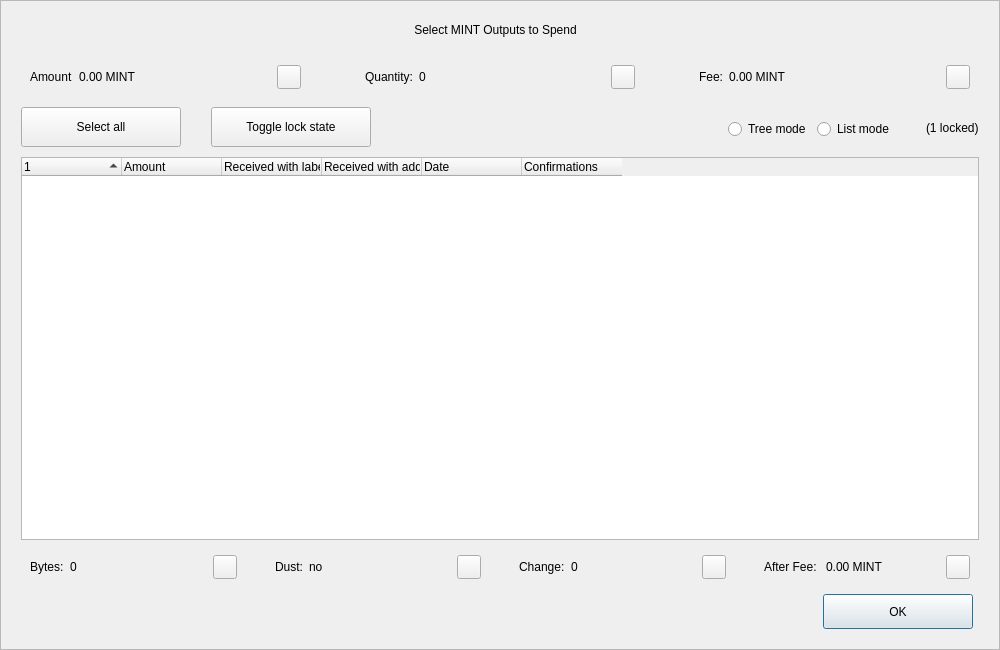
<?xml version="1.0" encoding="UTF-8"?>
<ui version="4.0">
 <class>CoinControlDialog</class>
 <widget class="QDialog" name="CoinControlDialog">
  <property name="geometry">
   <rect>
    <x>0</x>
    <y>0</y>
    <width>1000</width>
    <height>650</height>
   </rect>
  </property>
  <property name="minimumSize">
   <size>
    <width>950</width>
    <height>650</height>
   </size>
  </property>
  <property name="windowTitle">
   <string>Coin Selection</string>
  </property>
  <property name="styleSheet">
   <string notr="true"/>
  </property>
  <layout class="QVBoxLayout" name="verticalLayout">
   <property name="spacing">
    <number>0</number>
   </property>
   <property name="leftMargin">
    <number>0</number>
   </property>
   <property name="topMargin">
    <number>0</number>
   </property>
   <property name="rightMargin">
    <number>0</number>
   </property>
   <property name="bottomMargin">
    <number>0</number>
   </property>
   <item>
    <widget class="QFrame" name="frameContainer">
     <property name="toolTipDuration">
      <number>0</number>
     </property>
     <property name="frameShape">
      <enum>QFrame::StyledPanel</enum>
     </property>
     <property name="frameShadow">
      <enum>QFrame::Raised</enum>
     </property>
     <layout class="QVBoxLayout" name="verticalLayout_2">
      <property name="leftMargin">
       <number>0</number>
      </property>
      <property name="rightMargin">
       <number>0</number>
      </property>
      <property name="bottomMargin">
       <number>20</number>
      </property>
      <item>
       <layout class="QHBoxLayout" name="horizontalLayout_12">
        <property name="spacing">
         <number>0</number>
        </property>
        <property name="leftMargin">
         <number>20</number>
        </property>
        <property name="rightMargin">
         <number>30</number>
        </property>
        <item>
         <spacer name="horizontalSpacer_4">
          <property name="orientation">
           <enum>Qt::Horizontal</enum>
          </property>
          <property name="sizeHint" stdset="0">
           <size>
            <width>40</width>
            <height>20</height>
           </size>
          </property>
         </spacer>
        </item>
        <item>
         <widget class="QLabel" name="labelTitle">
          <property name="minimumSize">
           <size>
            <width>0</width>
            <height>40</height>
           </size>
          </property>
          <property name="maximumSize">
           <size>
            <width>16777215</width>
            <height>40</height>
           </size>
          </property>
          <property name="text">
           <string>Select MINT Outputs to Spend</string>
          </property>
          <property name="alignment">
           <set>Qt::AlignCenter</set>
          </property>
          <property name="margin">
           <number>7</number>
          </property>
         </widget>
        </item>
        <item>
         <spacer name="horizontalSpacer_5">
          <property name="orientation">
           <enum>Qt::Horizontal</enum>
          </property>
          <property name="sizeHint" stdset="0">
           <size>
            <width>40</width>
            <height>20</height>
           </size>
          </property>
         </spacer>
        </item>
       </layout>
      </item>
      <item>
       <layout class="QHBoxLayout" name="horizontalLayout_8">
        <property name="leftMargin">
         <number>20</number>
        </property>
        <property name="rightMargin">
         <number>20</number>
        </property>
        <item>
         <widget class="QWidget" name="layoutAmount" native="true">
          <layout class="QHBoxLayout" name="horizontalLayout_9" stretch="0,1,0">
           <item>
            <widget class="QLabel" name="labelCoinControlAmountText">
             <property name="text">
              <string>Amount</string>
             </property>
            </widget>
           </item>
           <item>
            <widget class="QLabel" name="labelCoinControlAmount">
             <property name="text">
              <string>0.00 MINT</string>
             </property>
            </widget>
           </item>
           <item alignment="Qt::AlignHCenter|Qt::AlignVCenter">
            <widget class="QPushButton" name="pushButtonAmount">
             <property name="minimumSize">
              <size>
               <width>0</width>
               <height>24</height>
              </size>
             </property>
             <property name="maximumSize">
              <size>
               <width>24</width>
               <height>26</height>
              </size>
             </property>
             <property name="focusPolicy">
              <enum>Qt::NoFocus</enum>
             </property>
             <property name="styleSheet">
              <string notr="true">padding-bottom:2px;
padding-right:4px;</string>
             </property>
             <property name="text">
              <string/>
             </property>
            </widget>
           </item>
          </layout>
         </widget>
        </item>
        <item>
         <spacer name="horizontalSpacer_2">
          <property name="orientation">
           <enum>Qt::Horizontal</enum>
          </property>
          <property name="sizeType">
           <enum>QSizePolicy::Fixed</enum>
          </property>
          <property name="sizeHint" stdset="0">
           <size>
            <width>40</width>
            <height>20</height>
           </size>
          </property>
         </spacer>
        </item>
        <item>
         <widget class="QWidget" name="layoutQuantity" native="true">
          <layout class="QHBoxLayout" name="horizontalLayout_10" stretch="0,1,0">
           <item>
            <widget class="QLabel" name="labelCoinControlQuantityText">
             <property name="text">
              <string>Quantity:</string>
             </property>
            </widget>
           </item>
           <item>
            <widget class="QLabel" name="labelCoinControlQuantity">
             <property name="text">
              <string>0</string>
             </property>
            </widget>
           </item>
           <item alignment="Qt::AlignHCenter|Qt::AlignVCenter">
            <widget class="QPushButton" name="pushButtonQuantity">
             <property name="minimumSize">
              <size>
               <width>0</width>
               <height>24</height>
              </size>
             </property>
             <property name="maximumSize">
              <size>
               <width>24</width>
               <height>26</height>
              </size>
             </property>
             <property name="focusPolicy">
              <enum>Qt::NoFocus</enum>
             </property>
             <property name="styleSheet">
              <string notr="true">padding-bottom:2px;
               padding-right:4px;</string>
             </property>
             <property name="text">
              <string/>
             </property>
            </widget>
           </item>
          </layout>
         </widget>
        </item>
        <item>
         <spacer name="horizontalSpacer_22">
          <property name="orientation">
           <enum>Qt::Horizontal</enum>
          </property>
          <property name="sizeType">
           <enum>QSizePolicy::Fixed</enum>
          </property>
          <property name="sizeHint" stdset="0">
           <size>
            <width>40</width>
            <height>20</height>
           </size>
          </property>
         </spacer>
        </item>
        <item>
         <widget class="QWidget" name="layoutFee" native="true">
          <layout class="QHBoxLayout" name="horizontalLayout_11" stretch="0,1,0">
           <item>
            <widget class="QLabel" name="labelCoinControlFeeText">
             <property name="text">
              <string>Fee:</string>
             </property>
            </widget>
           </item>
           <item>
            <widget class="QLabel" name="labelCoinControlFee">
             <property name="text">
              <string>0.00 MINT</string>
             </property>
            </widget>
           </item>
           <item alignment="Qt::AlignHCenter|Qt::AlignVCenter">
            <widget class="QPushButton" name="pushButtonFee">
             <property name="minimumSize">
              <size>
               <width>0</width>
               <height>24</height>
              </size>
             </property>
             <property name="maximumSize">
              <size>
               <width>24</width>
               <height>26</height>
              </size>
             </property>
             <property name="focusPolicy">
              <enum>Qt::NoFocus</enum>
             </property>
             <property name="styleSheet">
              <string notr="true">padding-bottom:2px;
               padding-right:4px;</string>
             </property>
             <property name="text">
              <string/>
             </property>
            </widget>
           </item>
          </layout>
         </widget>
        </item>
       </layout>
      </item>
      <item>
       <widget class="QFrame" name="frame">
        <property name="minimumSize">
         <size>
          <width>0</width>
          <height>40</height>
         </size>
        </property>
        <property name="styleSheet">
         <string notr="true">#frame {
	border:0;
}</string>
        </property>
        <property name="frameShape">
         <enum>QFrame::StyledPanel</enum>
        </property>
        <property name="frameShadow">
         <enum>QFrame::Sunken</enum>
        </property>
        <layout class="QHBoxLayout" name="horizontalLayout">
         <property name="spacing">
          <number>0</number>
         </property>
         <property name="leftMargin">
          <number>20</number>
         </property>
         <property name="topMargin">
          <number>0</number>
         </property>
         <property name="rightMargin">
          <number>20</number>
         </property>
         <property name="bottomMargin">
          <number>0</number>
         </property>
         <item>
          <layout class="QHBoxLayout" name="horizontalLayoutPanel" stretch="0,0,0,0,0,0">
           <property name="spacing">
            <number>20</number>
           </property>
           <item>
            <widget class="QPushButton" name="pushButtonSelectAll">
             <property name="sizePolicy">
              <sizepolicy hsizetype="Maximum" vsizetype="Fixed">
               <horstretch>0</horstretch>
               <verstretch>0</verstretch>
              </sizepolicy>
             </property>
             <property name="minimumSize">
              <size>
               <width>160</width>
               <height>40</height>
              </size>
             </property>
             <property name="maximumSize">
              <size>
               <width>16777215</width>
               <height>40</height>
              </size>
             </property>
             <property name="text">
              <string>Select all</string>
             </property>
             <property name="checkable">
              <bool>true</bool>
             </property>
             <property name="checked">
              <bool>false</bool>
             </property>
             <property name="autoExclusive">
              <bool>false</bool>
             </property>
             <property name="autoDefault">
              <bool>false</bool>
             </property>
            </widget>
           </item>
           <item>
            <spacer name="horizontalSpacer_6">
             <property name="orientation">
              <enum>Qt::Horizontal</enum>
             </property>
             <property name="sizeType">
              <enum>QSizePolicy::Fixed</enum>
             </property>
             <property name="sizeHint" stdset="0">
              <size>
               <width>10</width>
               <height>20</height>
              </size>
             </property>
            </spacer>
           </item>
           <item>
            <widget class="QPushButton" name="pushButtonToggleLock">
             <property name="sizePolicy">
              <sizepolicy hsizetype="Maximum" vsizetype="Fixed">
               <horstretch>0</horstretch>
               <verstretch>0</verstretch>
              </sizepolicy>
             </property>
             <property name="minimumSize">
              <size>
               <width>160</width>
               <height>40</height>
              </size>
             </property>
             <property name="maximumSize">
              <size>
               <width>16777215</width>
               <height>40</height>
              </size>
             </property>
             <property name="text">
              <string>Toggle lock state</string>
             </property>
             <property name="checkable">
              <bool>true</bool>
             </property>
             <property name="autoExclusive">
              <bool>false</bool>
             </property>
             <property name="autoDefault">
              <bool>false</bool>
             </property>
            </widget>
           </item>
           <item>
            <spacer name="horizontalSpacer_7">
             <property name="orientation">
              <enum>Qt::Horizontal</enum>
             </property>
             <property name="sizeType">
              <enum>QSizePolicy::Expanding</enum>
             </property>
             <property name="sizeHint" stdset="0">
              <size>
               <width>30</width>
               <height>20</height>
              </size>
             </property>
            </spacer>
           </item>
           <item alignment="Qt::AlignRight">
            <widget class="QGroupBox" name="groupBox_2">
             <property name="styleSheet">
              <string notr="true">#groupBox_2 {
    background-color:transparent;
    border-radius:0;
}</string>
             </property>
             <property name="title">
              <string/>
             </property>
             <layout class="QHBoxLayout" name="horizontalLayout_14">
              <item>
               <widget class="QRadioButton" name="radioTreeMode">
                <property name="sizePolicy">
                 <sizepolicy hsizetype="Maximum" vsizetype="Fixed">
                  <horstretch>0</horstretch>
                  <verstretch>0</verstretch>
                 </sizepolicy>
                </property>
                <property name="text">
                 <string>Tree mode</string>
                </property>
               </widget>
              </item>
              <item>
               <widget class="QRadioButton" name="radioListMode">
                <property name="sizePolicy">
                 <sizepolicy hsizetype="Maximum" vsizetype="Fixed">
                  <horstretch>0</horstretch>
                  <verstretch>0</verstretch>
                 </sizepolicy>
                </property>
                <property name="text">
                 <string>List mode</string>
                </property>
                <property name="checked">
                 <bool>false</bool>
                </property>
               </widget>
              </item>
             </layout>
            </widget>
           </item>
           <item>
            <widget class="QLabel" name="labelLocked">
             <property name="text">
              <string>(1 locked)</string>
             </property>
            </widget>
           </item>
          </layout>
         </item>
        </layout>
       </widget>
      </item>
      <item>
       <layout class="QHBoxLayout" name="horizontalLayout_13">
        <property name="leftMargin">
         <number>20</number>
        </property>
        <property name="rightMargin">
         <number>20</number>
        </property>
        <item>
         <widget class="CoinControlTreeWidget" name="treeWidget">
          <property name="contextMenuPolicy">
           <enum>Qt::CustomContextMenu</enum>
          </property>
          <property name="styleSheet">
           <string notr="true"/>
          </property>
          <property name="sortingEnabled">
           <bool>false</bool>
          </property>
          <property name="columnCount">
           <number>6</number>
          </property>
          <attribute name="headerShowSortIndicator" stdset="0">
           <bool>true</bool>
          </attribute>
          <attribute name="headerStretchLastSection">
           <bool>false</bool>
          </attribute>
          <column>
           <property name="text">
            <string/>
           </property>
          </column>
          <column>
           <property name="text">
            <string>Amount</string>
           </property>
          </column>
          <column>
           <property name="text">
            <string>Received with label</string>
           </property>
          </column>
          <column>
           <property name="text">
            <string>Received with address</string>
           </property>
          </column>
          <column>
           <property name="text">
            <string>Date</string>
           </property>
          </column>
          <column>
           <property name="text">
            <string>Confirmations</string>
           </property>
           <property name="toolTip">
            <string>Confirmed</string>
           </property>
          </column>
         </widget>
        </item>
       </layout>
      </item>
      <item>
       <layout class="QHBoxLayout" name="horizontalLayout_3">
        <property name="spacing">
         <number>20</number>
        </property>
        <property name="leftMargin">
         <number>20</number>
        </property>
        <property name="rightMargin">
         <number>20</number>
        </property>
        <item>
         <widget class="QWidget" name="layoutBytes" native="true">
          <layout class="QHBoxLayout" name="horizontalLayout_4" stretch="0,1,0">
           <item>
            <widget class="QLabel" name="labelCoinControlBytesText">
             <property name="text">
              <string>Bytes:</string>
             </property>
            </widget>
           </item>
           <item>
            <widget class="QLabel" name="labelCoinControlBytes">
             <property name="text">
              <string>0</string>
             </property>
            </widget>
           </item>
           <item alignment="Qt::AlignHCenter|Qt::AlignVCenter">
            <widget class="QPushButton" name="pushButtonBytes">
             <property name="minimumSize">
              <size>
               <width>0</width>
               <height>24</height>
              </size>
             </property>
             <property name="maximumSize">
              <size>
               <width>24</width>
               <height>26</height>
              </size>
             </property>
             <property name="focusPolicy">
              <enum>Qt::NoFocus</enum>
             </property>
             <property name="styleSheet">
              <string notr="true">padding-bottom:2px;
               padding-right:4px;</string>
             </property>
             <property name="text">
              <string/>
             </property>
            </widget>
           </item>
          </layout>
         </widget>
        </item>
        <item>
         <widget class="QWidget" name="layoutDust" native="true">
          <layout class="QHBoxLayout" name="horizontalLayout_5" stretch="0,1,0">
           <item>
            <widget class="QLabel" name="labelCoinControlLowOutputText">
             <property name="text">
              <string>Dust:</string>
             </property>
            </widget>
           </item>
           <item>
            <widget class="QLabel" name="labelCoinControlLowOutput">
             <property name="text">
              <string>no</string>
             </property>
            </widget>
           </item>
           <item alignment="Qt::AlignHCenter|Qt::AlignVCenter">
            <widget class="QPushButton" name="pushButtonDust">
             <property name="minimumSize">
              <size>
               <width>0</width>
               <height>24</height>
              </size>
             </property>
             <property name="maximumSize">
              <size>
               <width>24</width>
               <height>26</height>
              </size>
             </property>
             <property name="focusPolicy">
              <enum>Qt::NoFocus</enum>
             </property>
             <property name="styleSheet">
              <string notr="true">padding-bottom:2px;
               padding-right:4px;</string>
             </property>
             <property name="text">
              <string/>
             </property>
            </widget>
           </item>
          </layout>
         </widget>
        </item>
        <item>
         <widget class="QWidget" name="layoutChange" native="true">
          <layout class="QHBoxLayout" name="horizontalLayout_6" stretch="0,1,0">
           <item>
            <widget class="QLabel" name="labelCoinControlChangeText">
             <property name="text">
              <string>Change:</string>
             </property>
            </widget>
           </item>
           <item>
            <widget class="QLabel" name="labelCoinControlChange">
             <property name="text">
              <string>0</string>
             </property>
            </widget>
           </item>
           <item alignment="Qt::AlignHCenter|Qt::AlignVCenter">
            <widget class="QPushButton" name="pushButtonChange">
             <property name="minimumSize">
              <size>
               <width>0</width>
               <height>24</height>
              </size>
             </property>
             <property name="maximumSize">
              <size>
               <width>24</width>
               <height>26</height>
              </size>
             </property>
             <property name="focusPolicy">
              <enum>Qt::NoFocus</enum>
             </property>
             <property name="styleSheet">
              <string notr="true">padding-bottom:2px;
               padding-right:4px;</string>
             </property>
             <property name="text">
              <string/>
             </property>
            </widget>
           </item>
          </layout>
         </widget>
        </item>
        <item>
         <widget class="QWidget" name="layoutAfter" native="true">
          <layout class="QHBoxLayout" name="horizontalLayout_7" stretch="0,1,0">
           <item>
            <widget class="QLabel" name="labelCoinControlAfterFeeText">
             <property name="text">
              <string>After Fee: </string>
             </property>
            </widget>
           </item>
           <item>
            <widget class="QLabel" name="labelCoinControlAfterFee">
             <property name="text">
              <string>0.00 MINT</string>
             </property>
            </widget>
           </item>
           <item alignment="Qt::AlignHCenter|Qt::AlignVCenter">
            <widget class="QPushButton" name="pushButtonAlterFee">
             <property name="minimumSize">
              <size>
               <width>0</width>
               <height>24</height>
              </size>
             </property>
             <property name="maximumSize">
              <size>
               <width>24</width>
               <height>26</height>
              </size>
             </property>
             <property name="focusPolicy">
              <enum>Qt::NoFocus</enum>
             </property>
             <property name="styleSheet">
              <string notr="true">padding-bottom:2px;
               padding-right:4px;</string>
             </property>
             <property name="text">
              <string/>
             </property>
            </widget>
           </item>
          </layout>
         </widget>
        </item>
       </layout>
      </item>
      <item>
       <layout class="QHBoxLayout" name="horizontalLayout_2">
        <property name="spacing">
         <number>0</number>
        </property>
        <property name="leftMargin">
         <number>20</number>
        </property>
        <property name="rightMargin">
         <number>26</number>
        </property>
        <item>
         <spacer name="horizontalSpacer_3">
          <property name="orientation">
           <enum>Qt::Horizontal</enum>
          </property>
          <property name="sizeHint" stdset="0">
           <size>
            <width>558</width>
            <height>20</height>
           </size>
          </property>
         </spacer>
        </item>
        <item>
         <widget class="QPushButton" name="pushButtonOk">
          <property name="minimumSize">
           <size>
            <width>150</width>
            <height>35</height>
           </size>
          </property>
          <property name="text">
           <string>OK</string>
          </property>
         </widget>
        </item>
       </layout>
      </item>
     </layout>
    </widget>
   </item>
  </layout>
 </widget>
 <customwidgets>
  <customwidget>
   <class>CoinControlTreeWidget</class>
   <extends>QTreeWidget</extends>
   <header>coincontroltreewidget.h</header>
  </customwidget>
 </customwidgets>
 <resources/>
 <connections/>
</ui>
